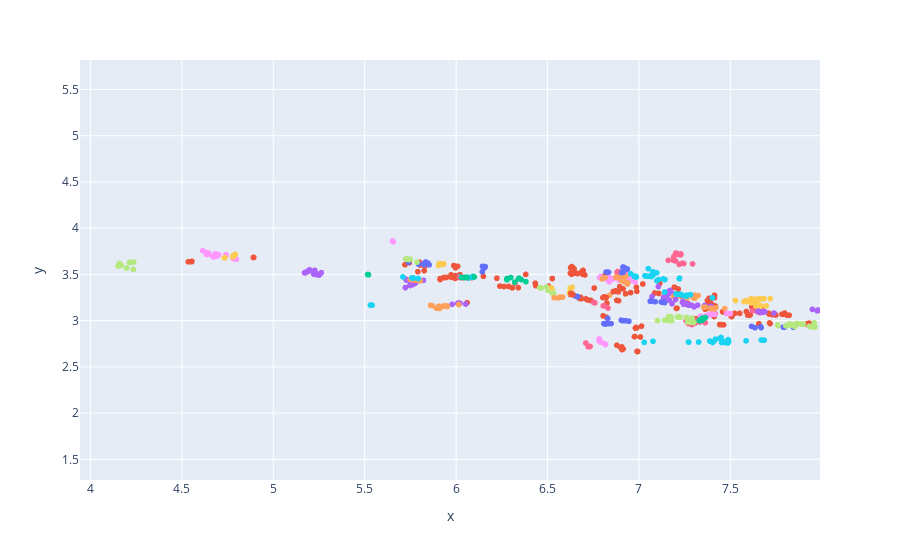

The notebook cell this image was saved under:
### Code cell
plot_df = CPA_L6[["Category_0", "Code", "tokens_cleaned_vectorized_low_dimension","label"]].copy()

plot_df["x"] = plot_df.tokens_cleaned_vectorized_low_dimension.apply(lambda x: x[0])
plot_df["y"] = plot_df.tokens_cleaned_vectorized_low_dimension.apply(lambda x: x[1])

plot_df["label"] = plot_df.label.astype(str)

fig = plotly.express.scatter(
    plot_df, 
    x="x", 
    y="y", 
    color="label",
    hover_data={
        "Code": True,
        "label": True,
        "x": False,
        "y": False
        })
fig.update_layout(showlegend=False)
